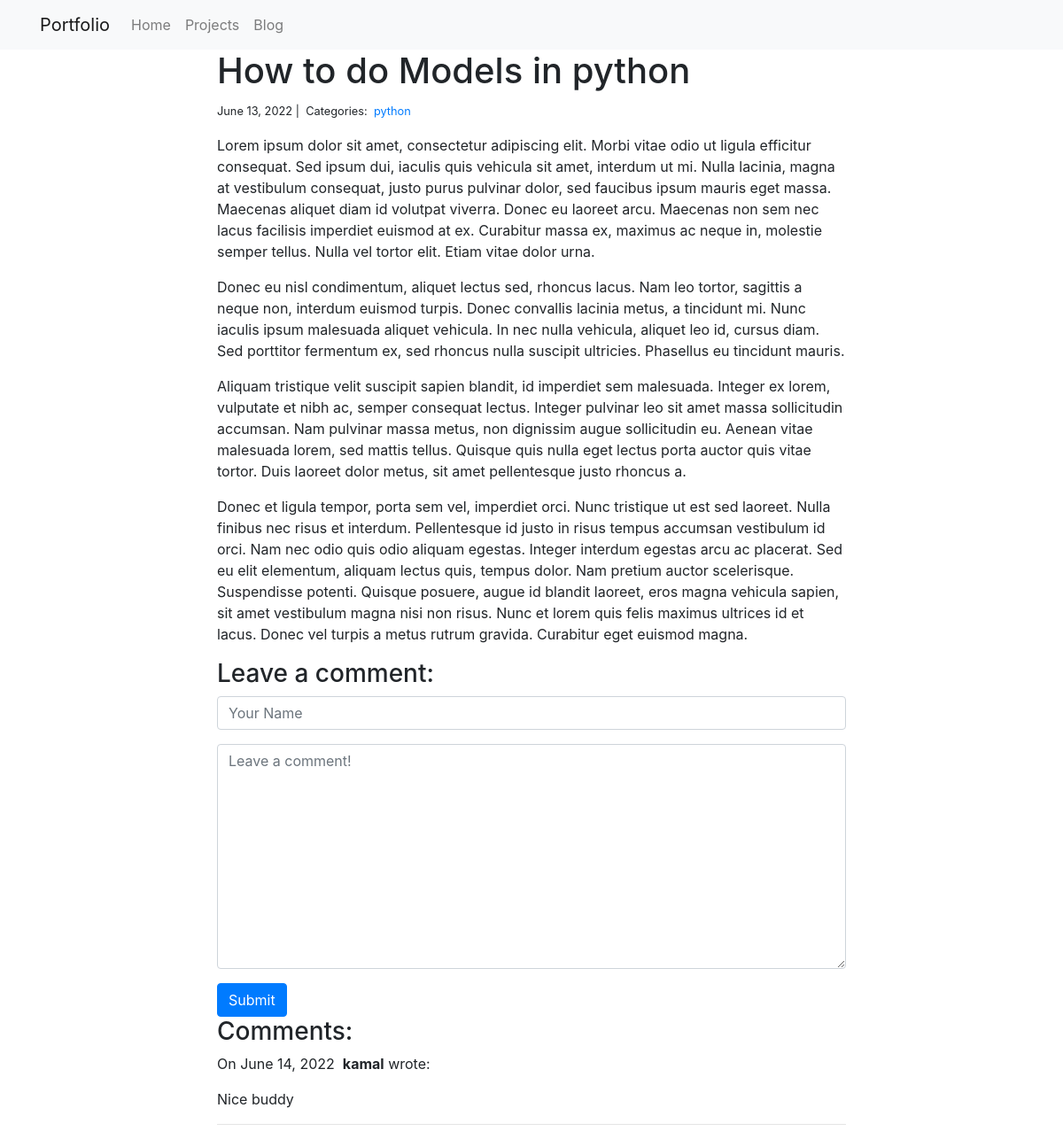
Page /blog/1/ on the committed database.
### blog/models.py (models this page shows)
class Post(models.Model):
    title = models.CharField(max_length=255)
    body = models.TextField()
    created_on = models.DateTimeField(auto_now_add=True)
    last_modified = models.DateTimeField(auto_now=True)
    categories = models.ManyToManyField('Category', related_name='posts')

class Category(models.Model):
    name = models.CharField(max_length=20)

class Comment(models.Model):
    author = models.CharField(max_length=60)
    body = models.TextField()
    created_on = models.DateTimeField(auto_now_add=True)
    post = models.ForeignKey('Post', on_delete=models.CASCADE)

### blog/views.py (the view, shortened to what this page needs)
# urls.py: path("<int:pk>/", views.blog_detail, name="blog_detail"),
def blog_detail(request, pk):
    post = Post.objects.get(pk=pk)
    comments = Comment.objects.filter(post=post)
    form = CommentForm()
    context = {
        "post": post,
        "comments": comments,
        "form":form,
    }
    return render(request, "blog_detail.html", context)

### blog/forms.py
class CommentForm(forms.Form):
    author = forms.CharField(
        max_length=60,
        widget=forms.TextInput(attrs={
            "class": "form-control",
            "placeholder": "Your Name"
        })
    )
    body = forms.CharField(widget=forms.Textarea(
        attrs={
            "class": "form-control",
            "placeholder": "Leave a comment!"
        })
    )

### blog/templates/blog_detail.html (shortened to what this page needs)
{% extends "base.html" %}
{% block page_content %}
<div class="col-md-8 offset-md-2">
    <h1>{{ post.title }}</h1>
    <small>
        {{ post.created_on.date }} |&nbsp;
        Categories:&nbsp;
        {% for category in post.categories.all %}
        <a href="{% url 'blog_category' category.name %}">
            {{ category.name }}
        </a>&nbsp;
        {% endfor %}
    </small>
    <p>{{ post.body | linebreaks }}</p>
    <h3>Leave a comment:</h3>
    <form action="/blog/{{ post.pk }}/" method="post">
        <div class="form-group">
            {{ form.author }}
        </div>
        <div class="form-group">
            {{ form.body }}
        </div>
        <button type="submit" class="btn btn-primary">Submit</button>
    </form>
    <h3>Comments:</h3>
    {% for comment in comments %}
    <p>
        On {{comment.created_on.date }}&nbsp;
        <b>{{ comment.author }}</b> wrote:
    </p>
    <p>{{ comment.body }}</p>
    <hr>
    {% endfor %}
</div>
{% endblock %}

### rows in the picture
Post: title "How to do Models in python", created_on "June 13, 2022", body "Lorem ipsum dolor sit amet, consectetur adipiscing elit. Morbi vitae odio ut ligula efficitur consequat. Sed ipsum dui, iaculis quis vehicula sit amet, interdum ut mi. Nulla lacinia, magna at vestibulum consequat, justo purus pulvinar dolor, sed faucibus ipsum mauris eget massa. Maecenas aliquet diam id volutpat viverra. Donec eu laoreet arcu. Maecenas non sem nec lacus facilisis imperdiet euismod at ex. Curabitur massa ex, maximus ac neque in, molestie semper tellus. Nulla vel tortor elit. Etiam vitae dolor urna. Donec eu nisl condimentum, aliquet lectus sed, rhoncus lacus. Nam leo tortor, sagittis a neque non, interdum euismod turpis. Donec convallis lacinia metus, a tincidunt mi. Nunc…"
Category: name "python"
Comment: created_on "June 14, 2022", author "kamal", body "Nice buddy"
